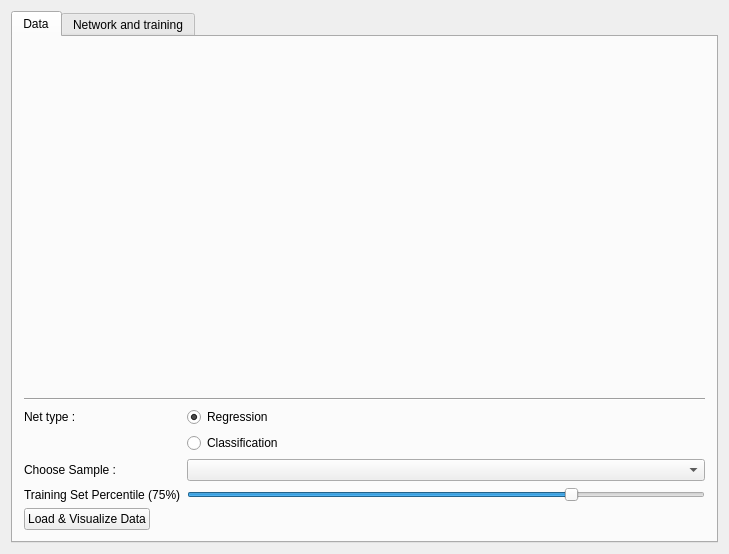
<?xml version="1.0" encoding="UTF-8"?>
<ui version="4.0">
 <class>MainWindow</class>
 <widget class="QMainWindow" name="MainWindow">
  <property name="geometry">
   <rect>
    <x>0</x>
    <y>0</y>
    <width>729</width>
    <height>554</height>
   </rect>
  </property>
  <property name="windowTitle">
   <string>ANN-DEMO</string>
  </property>
  <property name="autoFillBackground">
   <bool>true</bool>
  </property>
  <property name="tabShape">
   <enum>QTabWidget::Triangular</enum>
  </property>
  <widget class="QWidget" name="centralWidget">
   <property name="sizePolicy">
    <sizepolicy hsizetype="Preferred" vsizetype="Preferred">
     <horstretch>0</horstretch>
     <verstretch>0</verstretch>
    </sizepolicy>
   </property>
   <layout class="QVBoxLayout" name="verticalLayout_2">
    <item>
     <widget class="QTabWidget" name="tabWidget">
      <property name="enabled">
       <bool>true</bool>
      </property>
      <property name="currentIndex">
       <number>0</number>
      </property>
      <widget class="QWidget" name="dataTab">
       <property name="sizePolicy">
        <sizepolicy hsizetype="Expanding" vsizetype="Expanding">
         <horstretch>0</horstretch>
         <verstretch>0</verstretch>
        </sizepolicy>
       </property>
       <attribute name="title">
        <string>Data</string>
       </attribute>
       <layout class="QVBoxLayout" name="verticalLayout_3">
        <item>
         <layout class="QVBoxLayout" name="dataTabVerticalLayout">
          <item>
           <widget class="QCustomPlot" name="dataWidget" native="true">
            <property name="sizePolicy">
             <sizepolicy hsizetype="Preferred" vsizetype="Expanding">
              <horstretch>0</horstretch>
              <verstretch>0</verstretch>
             </sizepolicy>
            </property>
           </widget>
          </item>
          <item>
           <widget class="Line" name="line">
            <property name="orientation">
             <enum>Qt::Horizontal</enum>
            </property>
           </widget>
          </item>
          <item>
           <layout class="QFormLayout" name="dataFormLayout">
            <item row="0" column="0">
             <widget class="QLabel" name="netTypeLb">
              <property name="text">
               <string>Net type :</string>
              </property>
             </widget>
            </item>
            <item row="0" column="1">
             <widget class="QRadioButton" name="regRBtn">
              <property name="text">
               <string>Regression</string>
              </property>
              <property name="checked">
               <bool>true</bool>
              </property>
             </widget>
            </item>
            <item row="1" column="1">
             <widget class="QRadioButton" name="classRBtn">
              <property name="text">
               <string>Classification</string>
              </property>
             </widget>
            </item>
            <item row="3" column="0">
             <widget class="QLabel" name="sampleLb">
              <property name="text">
               <string>Choose Sample :</string>
              </property>
             </widget>
            </item>
            <item row="3" column="1">
             <widget class="QComboBox" name="sampleCB"/>
            </item>
            <item row="4" column="0">
             <widget class="QLabel" name="trainSetLb">
              <property name="text">
               <string>Training Set Percentile (75%)</string>
              </property>
             </widget>
            </item>
            <item row="4" column="1">
             <widget class="QSlider" name="trainsetSld">
              <property name="autoFillBackground">
               <bool>false</bool>
              </property>
              <property name="minimum">
               <number>0</number>
              </property>
              <property name="maximum">
               <number>100</number>
              </property>
              <property name="value">
               <number>75</number>
              </property>
              <property name="orientation">
               <enum>Qt::Horizontal</enum>
              </property>
             </widget>
            </item>
            <item row="5" column="0">
             <widget class="QPushButton" name="visualBtn">
              <property name="text">
               <string>Load &amp;&amp; Visualize Data</string>
              </property>
             </widget>
            </item>
           </layout>
          </item>
         </layout>
        </item>
       </layout>
      </widget>
      <widget class="QWidget" name="netTab">
       <property name="sizePolicy">
        <sizepolicy hsizetype="Expanding" vsizetype="Expanding">
         <horstretch>0</horstretch>
         <verstretch>0</verstretch>
        </sizepolicy>
       </property>
       <attribute name="title">
        <string>Network and training</string>
       </attribute>
       <layout class="QVBoxLayout" name="verticalLayout_4">
        <item>
         <layout class="QGridLayout" name="gridLayout">
          <item row="2" column="0">
           <widget class="Line" name="line_5">
            <property name="orientation">
             <enum>Qt::Horizontal</enum>
            </property>
           </widget>
          </item>
          <item row="3" column="0">
           <widget class="QCustomPlot" name="mse_accWidget" native="true">
            <property name="sizePolicy">
             <sizepolicy hsizetype="Expanding" vsizetype="Expanding">
              <horstretch>0</horstretch>
              <verstretch>0</verstretch>
             </sizepolicy>
            </property>
           </widget>
          </item>
          <item row="3" column="1">
           <widget class="Line" name="line_6">
            <property name="orientation">
             <enum>Qt::Vertical</enum>
            </property>
           </widget>
          </item>
          <item row="0" column="1">
           <widget class="Line" name="line_7">
            <property name="orientation">
             <enum>Qt::Vertical</enum>
            </property>
           </widget>
          </item>
          <item row="0" column="0">
           <widget class="QGraphicsView" name="NetGraphicsView"/>
          </item>
          <item row="3" column="3">
           <widget class="Line" name="line_3">
            <property name="orientation">
             <enum>Qt::Vertical</enum>
            </property>
           </widget>
          </item>
          <item row="2" column="2">
           <widget class="Line" name="line_4">
            <property name="orientation">
             <enum>Qt::Horizontal</enum>
            </property>
           </widget>
          </item>
          <item row="0" column="3">
           <widget class="Line" name="line_2">
            <property name="orientation">
             <enum>Qt::Vertical</enum>
            </property>
           </widget>
          </item>
          <item row="1" column="0">
           <widget class="QLabel" name="label">
            <property name="text">
             <string>Visualize Network</string>
            </property>
           </widget>
          </item>
          <item row="0" column="4">
           <layout class="QFormLayout" name="formLayout_2">
            <item row="1" column="0">
             <widget class="QLabel" name="nLayerLb">
              <property name="text">
               <string>N Layers : </string>
              </property>
             </widget>
            </item>
            <item row="1" column="1">
             <widget class="QSpinBox" name="nLayerSB">
              <property name="minimum">
               <number>2</number>
              </property>
              <property name="maximum">
               <number>10</number>
              </property>
             </widget>
            </item>
            <item row="2" column="1">
             <widget class="QPushButton" name="createLayerBtn">
              <property name="text">
               <string>Create</string>
              </property>
             </widget>
            </item>
            <item row="0" column="0">
             <widget class="QLabel" name="label_8">
              <property name="text">
               <string>Create Network</string>
              </property>
             </widget>
            </item>
            <item row="3" column="0" colspan="2">
             <widget class="Line" name="line_9">
              <property name="orientation">
               <enum>Qt::Horizontal</enum>
              </property>
             </widget>
            </item>
            <item row="4" column="0">
             <widget class="QLabel" name="label_13">
              <property name="text">
               <string>Load Network File</string>
              </property>
             </widget>
            </item>
            <item row="4" column="1">
             <widget class="QPushButton" name="openNetFileBtn">
              <property name="text">
               <string>Open File</string>
              </property>
             </widget>
            </item>
           </layout>
          </item>
          <item row="2" column="4">
           <widget class="Line" name="line_8">
            <property name="orientation">
             <enum>Qt::Horizontal</enum>
            </property>
           </widget>
          </item>
          <item row="4" column="0">
           <widget class="QLabel" name="label_7">
            <property name="text">
             <string>MSE Graph</string>
            </property>
           </widget>
          </item>
          <item row="0" column="2">
           <widget class="QCustomPlot" name="reg_classWidget" native="true">
            <property name="enabled">
             <bool>true</bool>
            </property>
            <property name="sizePolicy">
             <sizepolicy hsizetype="Expanding" vsizetype="Expanding">
              <horstretch>0</horstretch>
              <verstretch>0</verstretch>
             </sizepolicy>
            </property>
           </widget>
          </item>
          <item row="1" column="2">
           <widget class="QLabel" name="label_6">
            <property name="text">
             <string>Visualize Regression</string>
            </property>
           </widget>
          </item>
          <item row="3" column="2">
           <widget class="QTextEdit" name="logTextEdit"/>
          </item>
          <item row="4" column="2">
           <widget class="QLabel" name="label_11">
            <property name="text">
             <string>Training log</string>
            </property>
           </widget>
          </item>
          <item row="3" column="4">
           <layout class="QFormLayout" name="formLayout_3">
            <item row="0" column="0">
             <widget class="QLabel" name="label_2">
              <property name="text">
               <string>Training Strategy</string>
              </property>
             </widget>
            </item>
            <item row="0" column="1">
             <widget class="QRadioButton" name="singleSampleRbtn">
              <property name="text">
               <string>Single Sample</string>
              </property>
              <property name="checked">
               <bool>true</bool>
              </property>
             </widget>
            </item>
            <item row="1" column="1">
             <widget class="QRadioButton" name="batchTrainingRBtn">
              <property name="enabled">
               <bool>true</bool>
              </property>
              <property name="text">
               <string>Batch</string>
              </property>
             </widget>
            </item>
            <item row="2" column="0">
             <widget class="QLabel" name="label_3">
              <property name="text">
               <string>Learing Rate</string>
              </property>
             </widget>
            </item>
            <item row="2" column="1">
             <widget class="QDoubleSpinBox" name="learningRateSB">
              <property name="maximum">
               <double>1.000000000000000</double>
              </property>
              <property name="singleStep">
               <double>0.100000000000000</double>
              </property>
              <property name="value">
               <double>0.100000000000000</double>
              </property>
             </widget>
            </item>
            <item row="3" column="0">
             <widget class="QLabel" name="label_4">
              <property name="text">
               <string>Lamda</string>
              </property>
             </widget>
            </item>
            <item row="3" column="1">
             <widget class="QDoubleSpinBox" name="lamdaSB">
              <property name="maximum">
               <double>1.000000000000000</double>
              </property>
              <property name="singleStep">
               <double>0.100000000000000</double>
              </property>
              <property name="value">
               <double>0.100000000000000</double>
              </property>
             </widget>
            </item>
            <item row="4" column="0">
             <widget class="QLabel" name="label_5">
              <property name="text">
               <string>MaxEpoch</string>
              </property>
             </widget>
            </item>
            <item row="4" column="1">
             <widget class="QSpinBox" name="epochSB">
              <property name="minimum">
               <number>1</number>
              </property>
              <property name="maximum">
               <number>10000</number>
              </property>
              <property name="singleStep">
               <number>10</number>
              </property>
              <property name="value">
               <number>10</number>
              </property>
             </widget>
            </item>
            <item row="5" column="0">
             <widget class="QLabel" name="label_10">
              <property name="text">
               <string>Desired MSE</string>
              </property>
             </widget>
            </item>
            <item row="5" column="1">
             <widget class="QDoubleSpinBox" name="desiredMSESB">
              <property name="decimals">
               <number>10</number>
              </property>
              <property name="maximum">
               <double>1.000000000000000</double>
              </property>
              <property name="singleStep">
               <double>0.000010000000000</double>
              </property>
              <property name="value">
               <double>0.000010000000000</double>
              </property>
             </widget>
            </item>
            <item row="6" column="0">
             <widget class="QLabel" name="label_9">
              <property name="text">
               <string>Desired Accuracy</string>
              </property>
             </widget>
            </item>
            <item row="6" column="1">
             <widget class="QDoubleSpinBox" name="desiredAccSB">
              <property name="minimum">
               <double>50.000000000000000</double>
              </property>
             </widget>
            </item>
            <item row="7" column="0">
             <widget class="QLabel" name="label_12">
              <property name="text">
               <string>Batch Size</string>
              </property>
             </widget>
            </item>
            <item row="7" column="1">
             <widget class="QSpinBox" name="batchSizeSpinBox">
              <property name="minimum">
               <number>2</number>
              </property>
              <property name="maximum">
               <number>10000</number>
              </property>
             </widget>
            </item>
            <item row="8" column="1">
             <widget class="QPushButton" name="startTrainingBtn">
              <property name="text">
               <string>Start training</string>
              </property>
             </widget>
            </item>
           </layout>
          </item>
         </layout>
        </item>
       </layout>
      </widget>
     </widget>
    </item>
   </layout>
  </widget>
 </widget>
 <layoutdefault spacing="6" margin="11"/>
 <customwidgets>
  <customwidget>
   <class>QCustomPlot</class>
   <extends>QWidget</extends>
   <header>graphLib/qcustomplot.h</header>
   <container>1</container>
  </customwidget>
 </customwidgets>
 <resources/>
 <connections/>
</ui>
